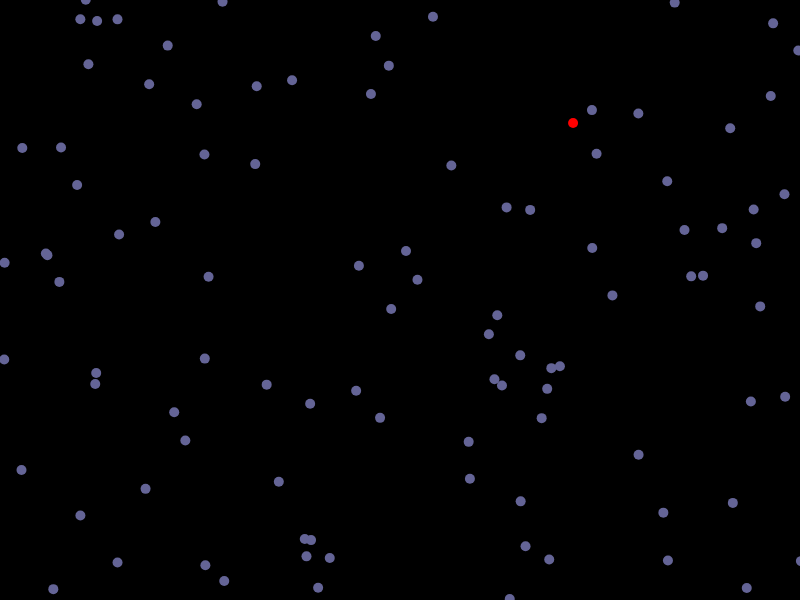
Frame 1 (no input)
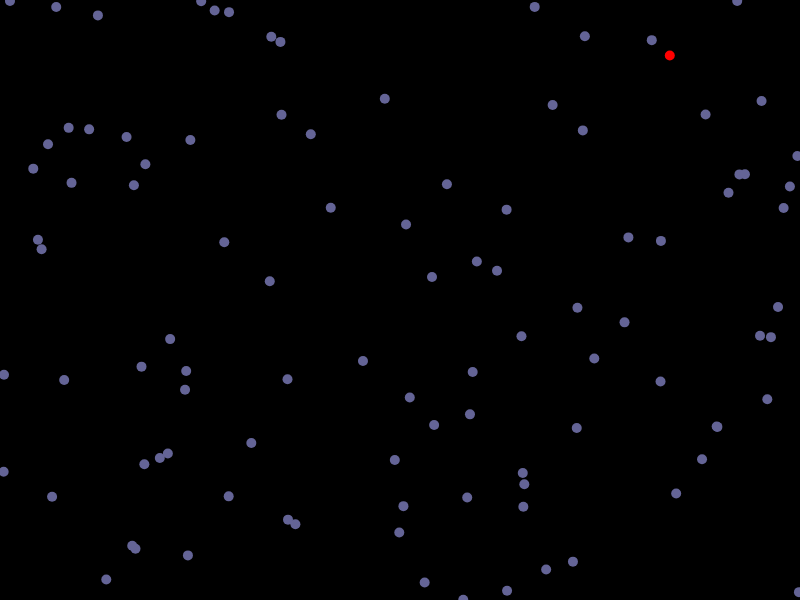
Frame 60 (no input)
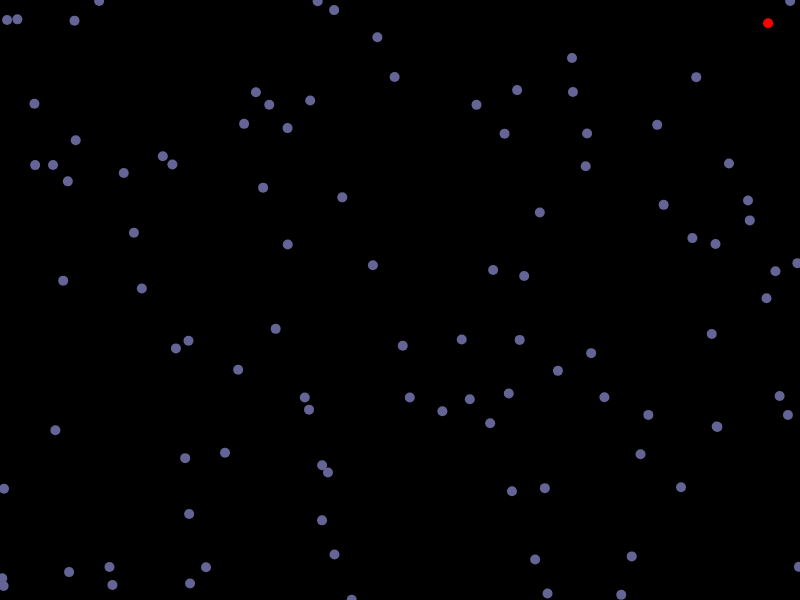
Frame 120 (the mouse pressed at the canvas centre since frame 60)

The p5.js sketch that drew these frames (run headless with seeded random() and noise() and a simulated clock; from frame 60 on, the mouse is pressed at the canvas centre):

// p5.js sketch
// ── sketch.js
let popSize = 100;
let bubbles = [];
let isFlocking;
let movingPercent;

function setup() {
	createCanvas(800, 600);

	createElement('br');
	createP('How many birds can move? &nbsp&nbsp&nbsp')
		.style('display', 'inline-block');
	movingPercent = createSlider(0, 1, 1, 0.05)
		.changed(initialise);
	createElement('br');

	initialise();
	flocking_simulation_setup();

	isFlocking = createCheckbox('Flocking simulation', false)
		.changed(initialise);
}

function initialise() {
	bubbles = [];
	for (let i = 0; i < popSize; i++) {
		let pos = createVector(random(width), random(height));

		let vel;
		if (random() > movingPercent.value()) {
			vel = createVector(0, 0);
		} else {
			vel = p5.Vector.random2D().mult(2);
		}

		if (i == 0) {
			bubbles[i] = new Bubble(pos, vel, 5, 'Infected', i);
		} else {
			bubbles[i] = new Bubble(pos, vel, 5, 'Normal', i);
		}
	}
}

function draw() {
	background(0);

	for (let i = 0; i < bubbles.length; i++) {
		for (let j = 0; j < bubbles.length; j++) {
			let other = bubbles[j];
			// if different bubble
			if (other.id != bubbles[i].id) {
				// is touching
				if (other.isTouching(bubbles[i])) {
					if (!(isFlocking.checked())) {
						other.vel.mult(-1);
						bubbles[i].vel.mult(-1);
					}

					// If either are infected, infect the other.
					if (other.mode == 'Infected' ||
						bubbles[i].mode == 'Infected') {
						if (other.mode == 'Normal') {
							other.mode = 'Infected';
						}

						if (bubbles[i].mode == 'Normal') {
							bubbles[i].mode = 'Infected';
						}
					}
				}
			}

		}

		bubbles[i].edges();
		bubbles[i].update();
		bubbles[i].show();

		if (isFlocking.checked()) {
			bubbles[i].flock(bubbles);
		}
	}
}
// ── bubble.js
class Bubble {
	constructor(pos, vel, r, mode, id) {
		this.pos = pos;
		this.vel = vel;
		this.acc = createVector();

		this.mode = mode;
		this.id = id;
		this.r = r;

		this.maxForce = 0.2;
		this.maxSpeed = this.vel.mag();
	}

	update() {
		if (isFlocking.checked()) {
			this.pos.add(this.vel);
			this.vel.add(this.acc);
			this.vel.limit(this.maxSpeed);
			this.acc.mult(0);
		} else {
			this.pos.add(this.vel);
		}

		if (this.mode == 'Infected') {
			// 0.1% chance to recover every tick
			if (random() < 0.001) {
				this.mode = 'Recovered';
			}
		}
	}

	show() {
		noStroke();
		if (this.mode == 'Infected') {
			fill(255, 0, 0);
		} else if (this.mode == 'Normal') {
			fill(100, 100, 150);
		} else if (this.mode == 'Recovered') {
			fill(255, 192, 248);
		}
		ellipse(this.pos.x, this.pos.y, 2 * this.r);
	}

	isTouching(other) {
		if (isFlocking.checked()) {
			// not touching but nearby
			// return this.pos.dist(other.pos) < 1.8 * (other.r + this.r);

			// square both sides of the inequality to make it faster
			let d = (this.pos.x - other.pos.x) ** 2 + (this.pos.y - other.pos.y) ** 2
			return d < (1.8 * (other.r + this.r)) ** 2;
		} else {
			// return this.pos.dist(other.pos) < other.r + this.r;

			// square both sides of the inequality to make it faster
			let d = (this.pos.x - other.pos.x) ** 2 + (this.pos.y - other.pos.y) ** 2
			return d < (other.r + this.r) ** 2;
		}
	}

	edges() {
		if (isFlocking.checked()) {
			if (this.pos.x > width) this.pos.x = 0;
			if (this.pos.x < 0) this.pos.x = width;
			if (this.pos.y > height) this.pos.y = 0;
			if (this.pos.y < 0) this.pos.y = height;
		} else {
			if (this.pos.x < this.r || this.pos.x > width - this.r) this.vel.x = this.vel.x * -1;
			if (this.pos.y < this.r || this.pos.y > height - this.r) this.vel.y = this.vel.y * -1;
		}
	}
}
// ── flockingsimulation.js
// requires p5

function flocking_simulation_setup() {
	let extension = Bubble;

	createP('Alignment slider &nbsp&nbsp&nbsp').style('display', 'inline-block');
	let alignSlider = createSlider(0, 5, 1, 0.1);
	createElement('br');

	createP('Cohesian slider &nbsp&nbsp&nbsp').style('display', 'inline-block');
	let cohesionSlider = createSlider(0, 5, 1, 0.1);
	createElement('br');

	createP('Seperation slider &nbsp&nbsp&nbsp').style('display', 'inline-block');
	let separationSlider = createSlider(0, 5, 1, 0.1);
	createElement('br');


	// extension.prototype.constructor = function() {
	// 	// this.pos = createVector(width / 2, height / 2);
	// 	this.pos = createVector(random(width), random(height));
	// 	this.vel = p5.Vector.random2D();
	// 	this.vel.setMag(random(2, 4));
	// 	this.acc = createVector();

	// 	this.maxForce = 0.2;
	// 	this.maxSpeed = 2;
	// }

	// extension.prototype.update = function(flock) {
	// 	this.pos.add(this.vel);
	// 	this.vel.add(this.acc);
	// 	this.vel.limit(this.maxSpeed);
	// 	this.acc.mult(0);
	// }

	// extension.prototype.edges = function() {
	// 	if (this.pos.x > width) this.pos.x = 0;
	// 	if (this.pos.x < 0) this.pos.x = width;
	// 	if (this.pos.y > height) this.pos.y = 0;
	// 	if (this.pos.y < 0) this.pos.y = height;
	// }

	extension.prototype.align = function(flock) {
		let perceptionRadius = 50;

		let total = 0;
		// average of velocities
		let steering = createVector();
		for (let other of flock) {
			// if other isnt me and is close to me
			if (other !== this && this.pos.dist(other.pos) < perceptionRadius) {
				steering.add(other.vel);
				total++;
			}
		}

		if (total > 0) {
			steering.div(total);
			steering.setMag(this.maxSpeed);
			steering.sub(this.vel);
			steering.limit(this.maxForce);
		}
		return steering;
	}

	extension.prototype.cohesion = function(flock) {
		let perceptionRadius = 50;

		let total = 0;
		// average of positions
		let steering = createVector();
		for (let other of flock) {
			// if other isnt me and is close to me
			if (other !== this && this.pos.dist(other.pos) < perceptionRadius) {
				steering.add(other.pos);
				total++;
			}
		}

		if (total > 0) {
			steering.div(total);
			steering.sub(this.pos);
			steering.setMag(this.maxSpeed);
			steering.sub(this.vel);
			steering.limit(this.maxForce);
		}
		return steering;
	}

	extension.prototype.separation = function(flock) {
		let perceptionRadius = 50;
		let total = 0;

		// average of positions
		let steering = createVector();
		for (let other of flock) {
			let d = this.pos.dist(other.pos);
			// if other isnt me and is close to me
			if (other !== this && d < perceptionRadius) {
				let diff = p5.Vector.sub(this.pos, other.pos);

				diff.div(d * d);
				steering.add(diff);

				total++;
			}
		}

		if (total > 0) {
			steering.div(total);
			steering.setMag(this.maxSpeed);
			steering.sub(this.vel);
			steering.limit(this.maxForce);
		}

		return steering;
	}

	extension.prototype.flock = function(birds) {
		let alignment = this.align(birds);
		let cohesion = this.cohesion(birds);
		let separation = this.separation(birds);

		alignment.mult(alignSlider.value());
		cohesion.mult(cohesionSlider.value());
		separation.mult(separationSlider.value());

		this.acc.add(alignment);
		this.acc.add(cohesion);
		this.acc.add(separation)
	}

	// extension.prototype.show = function() {
	// 	strokeWeight(8);
	// 	stroke(255);
	// 	point(this.pos.x, this.pos.y);
	// }
}
